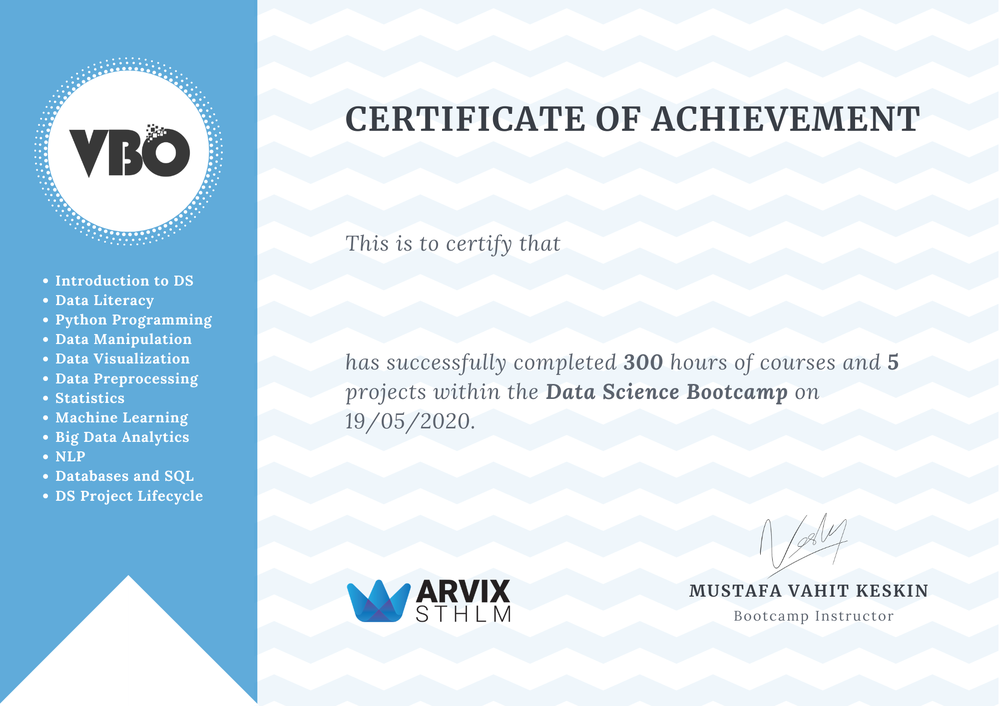
#> input picture cert_empty.png, 999 x 706 px, shrunk from 2000 x 1414 before the run
$ python main.py
#> lines starting #> are read from the running program, lines starting #| are printed output that depends on the picture
from PIL import Image, ImageDraw, ImageFont
img = Image.open('cert_empty.png')
#> img is the input picture: PIL image 999x706 RGBA; mean R, G, B, A 213, 230.5, 241.7, 255
d = ImageDraw.Draw(img)
fnt=ImageFont.truetype(r"Lora-BoldItalic.ttf", 56)

text = "Sinan Artun4"
x=img.width / 2
#> x = 499.5
y=img.height / 2
#> y = 353

d.text((x+60, y-120), text, font=fnt, fill=(92, 99, 110),)
img.save(text + '.png')
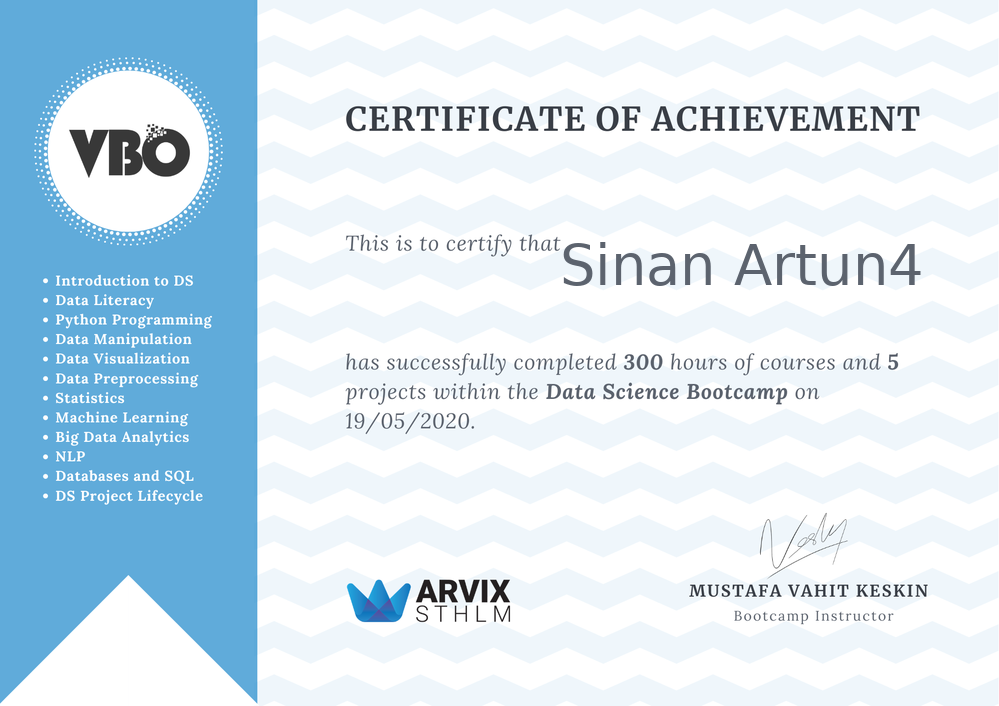
#> saved as Sinan Artun4.png: PIL image 999x706 RGBA; mean R, G, B, A 212.1, 229.6, 240.9, 255
